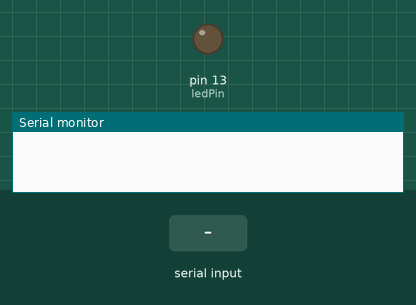
Simulated run of this sketch. Board: Arduino Uno, built with avr-gcc and run on an emulated ATmega328P. Shown: output pins drawn as LEDs (lit = HIGH), the last lines printed to the serial monitor. The inputs (shaded band) are chosen by the test bench.

Above: at 1.2 s.
1.3 s: "1" received over Serial
At 1.7 s:
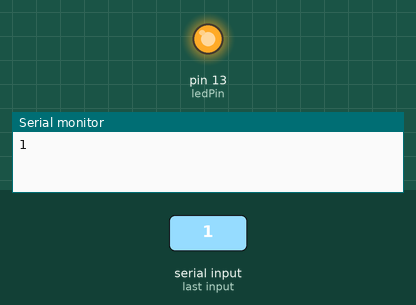
2.8 s: "0" received over Serial
At 4.1 s:
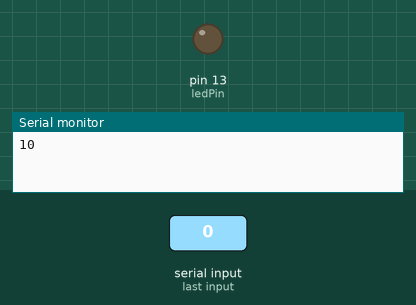
Timing chart, 0 to 5.8 s (numbered marks = the images above; inputs shaded):
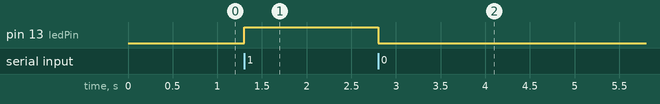

The sketch:

UnitySerial.ino
```cpp
const int ledPin = 13;

void setup()
{
  pinMode(ledPin, OUTPUT);
  Serial.begin(9600);
}

void loop()
{
  if(Serial.available())
  {
      char data = Serial.read();
      Serial.print(data);

      switch(data)
      {
        case '0':
          digitalWrite(ledPin, LOW);
          break;

        case '1':
          digitalWrite(ledPin, HIGH);
          break;
      }
  }
}
```

Measured:
- after the input at 1.3 s, pin 13 (ledPin): LOW → HIGH at once
- after the input at 2.8 s, pin 13 (ledPin): HIGH → LOW at once
